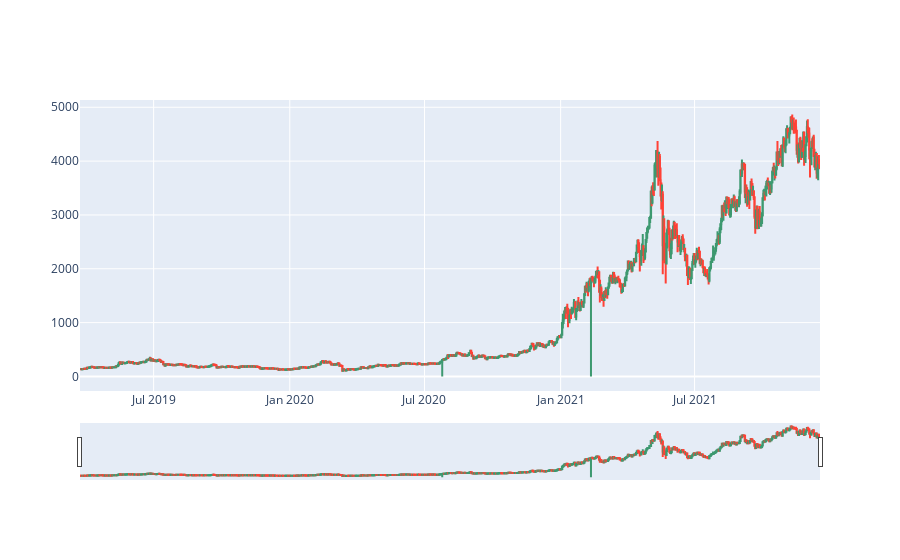

The notebook cell this image was saved under:
### Code cell
fig = go.Figure(data=[go.Candlestick(x=dates,
                       open=open_data, high=high_data,
                       low=low_data, close=close_data)])

fig.show()

### Figure 1 — Plotly figure (JSON) as saved in the notebook; plotly's stock layout.template omitted (floating-point values rounded to 4 significant figures; data arrays with more than 128 entries replaced by an {"elided": "..."} marker saying what was removed)
{"data": [{"close": {"elided": "1000 str values"}, "high": {"elided": "1000 str values"}, "low": {"elided": "1000 str values"}, "open": {"elided": "1000 str values"}, "type": "candlestick", "x": {"elided": "1000 str values"}}], "layout": {}}
